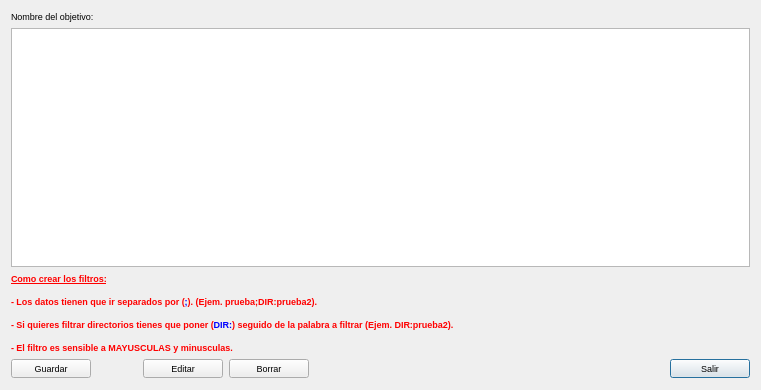
<?xml version="1.0" encoding="UTF-8"?>
<ui version="4.0">
 <class>Omision</class>
 <widget class="QDialog" name="Omision">
  <property name="geometry">
   <rect>
    <x>0</x>
    <y>0</y>
    <width>761</width>
    <height>390</height>
   </rect>
  </property>
  <property name="font">
   <font>
    <pointsize>7</pointsize>
   </font>
  </property>
  <property name="windowTitle">
   <string>Omitir en la sincronizacion v.0.1.0.</string>
  </property>
  <property name="windowIcon">
   <iconset resource="recoverdrake.qrc">
    <normaloff>:/Imagenes/Excluir.png</normaloff>:/Imagenes/Excluir.png</iconset>
  </property>
  <layout class="QGridLayout" name="gridLayout">
   <item row="1" column="0" colspan="9">
    <widget class="QTextEdit" name="textEdit">
     <property name="toolTip">
      <string>Ventana para introduccion de filtros</string>
     </property>
     <property name="statusTip">
      <string>Ventana para introduccion de filtros</string>
     </property>
     <property name="whatsThis">
      <string>Ventana para introduccion de filtros</string>
     </property>
    </widget>
   </item>
   <item row="0" column="0" colspan="2">
    <widget class="QLabel" name="label_2">
     <property name="text">
      <string>Nombre del objetivo:</string>
     </property>
    </widget>
   </item>
   <item row="2" column="0" colspan="9">
    <widget class="QLabel" name="label">
     <property name="styleSheet">
      <string notr="true">font: 7pt &quot;DejaVu Sans&quot;;
color: rgb(255, 0, 0);
font: bold;</string>
     </property>
     <property name="text">
      <string>&lt;html&gt;&lt;head/&gt;&lt;body&gt;&lt;p&gt;&lt;span style=&quot; text-decoration: underline; color:#ff0000;&quot;&gt;Como crear los filtros:&lt;/span&gt;&lt;/p&gt;&lt;p&gt;&lt;span style=&quot; color:#ff0000;&quot;&gt;- Los datos tienen que ir separados por (&lt;/span&gt;&lt;span style=&quot; color:#0000ff;&quot;&gt;;&lt;/span&gt;&lt;span style=&quot; color:#ff0000;&quot;&gt;). (Ejem. prueba;DIR:prueba2).&lt;/span&gt;&lt;/p&gt;&lt;p&gt;&lt;span style=&quot; color:#ff0000;&quot;&gt;- Si quieres filtrar directorios tienes que poner (&lt;/span&gt;&lt;span style=&quot; color:#0000ff;&quot;&gt;DIR:&lt;/span&gt;&lt;span style=&quot; color:#ff0000;&quot;&gt;) seguido de la palabra a filtrar (Ejem. DIR:prueba2).&lt;/span&gt;&lt;/p&gt;&lt;p&gt;&lt;span style=&quot; color:#ff0000;&quot;&gt;- El filtro es sensible a MAYUSCULAS y minusculas.&lt;/span&gt;&lt;/p&gt;&lt;/body&gt;&lt;/html&gt;</string>
     </property>
    </widget>
   </item>
   <item row="5" column="8">
    <widget class="QPushButton" name="pushButton_2">
     <property name="toolTip">
      <string>Nos vamos...</string>
     </property>
     <property name="statusTip">
      <string>Nos vamos...</string>
     </property>
     <property name="whatsThis">
      <string>Nos vamos...</string>
     </property>
     <property name="text">
      <string>Salir</string>
     </property>
     <property name="icon">
      <iconset resource="recoverdrake.qrc">
       <normaloff>:/Imagenes/puerta.png</normaloff>:/Imagenes/puerta.png</iconset>
     </property>
     <property name="iconSize">
      <size>
       <width>25</width>
       <height>25</height>
      </size>
     </property>
    </widget>
   </item>
   <item row="5" column="7">
    <spacer name="horizontalSpacer">
     <property name="orientation">
      <enum>Qt::Horizontal</enum>
     </property>
     <property name="sizeHint" stdset="0">
      <size>
       <width>40</width>
       <height>20</height>
      </size>
     </property>
    </spacer>
   </item>
   <item row="0" column="2" colspan="7">
    <widget class="QLabel" name="label_3">
     <property name="toolTip">
      <string>Nombre del objetivo</string>
     </property>
     <property name="statusTip">
      <string>Nombre del objetivo</string>
     </property>
     <property name="whatsThis">
      <string>Nombre del objetivo</string>
     </property>
     <property name="text">
      <string/>
     </property>
    </widget>
   </item>
   <item row="5" column="0">
    <widget class="QPushButton" name="pushButton">
     <property name="toolTip">
      <string>Guardar los filtros actuales</string>
     </property>
     <property name="statusTip">
      <string>Guardar los filtros actuales</string>
     </property>
     <property name="whatsThis">
      <string>Guardar los filtros actuales</string>
     </property>
     <property name="text">
      <string>Guardar</string>
     </property>
     <property name="icon">
      <iconset resource="recoverdrake.qrc">
       <normaloff>:/Imagenes/filesave.png</normaloff>:/Imagenes/filesave.png</iconset>
     </property>
     <property name="iconSize">
      <size>
       <width>25</width>
       <height>25</height>
      </size>
     </property>
    </widget>
   </item>
   <item row="5" column="6">
    <widget class="QPushButton" name="pushButton_3">
     <property name="toolTip">
      <string>Borra todos los filtros (si no se guarda no habra modificacion)</string>
     </property>
     <property name="statusTip">
      <string>Borra todos los filtros (si no se guarda no habra modificacion)</string>
     </property>
     <property name="whatsThis">
      <string>Borra todos los filtros (si no se guarda no habra modificacion)</string>
     </property>
     <property name="text">
      <string>Borrar</string>
     </property>
     <property name="icon">
      <iconset resource="recoverdrake.qrc">
       <normaloff>:/Imagenes/borrar.png</normaloff>:/Imagenes/borrar.png</iconset>
     </property>
     <property name="iconSize">
      <size>
       <width>25</width>
       <height>25</height>
      </size>
     </property>
    </widget>
   </item>
   <item row="5" column="5">
    <widget class="QPushButton" name="pushButton_4">
     <property name="toolTip">
      <string>Editar el texto introducido</string>
     </property>
     <property name="statusTip">
      <string>Editar el texto introducido</string>
     </property>
     <property name="whatsThis">
      <string>Editar el texto introducido</string>
     </property>
     <property name="text">
      <string>Editar</string>
     </property>
     <property name="icon">
      <iconset resource="recoverdrake.qrc">
       <normaloff>:/Imagenes/boli.png</normaloff>:/Imagenes/boli.png</iconset>
     </property>
     <property name="iconSize">
      <size>
       <width>25</width>
       <height>25</height>
      </size>
     </property>
    </widget>
   </item>
   <item row="5" column="1" colspan="4">
    <spacer name="horizontalSpacer_3">
     <property name="orientation">
      <enum>Qt::Horizontal</enum>
     </property>
     <property name="sizeHint" stdset="0">
      <size>
       <width>40</width>
       <height>20</height>
      </size>
     </property>
    </spacer>
   </item>
  </layout>
 </widget>
 <resources>
  <include location="recoverdrake.qrc"/>
 </resources>
 <connections/>
</ui>
